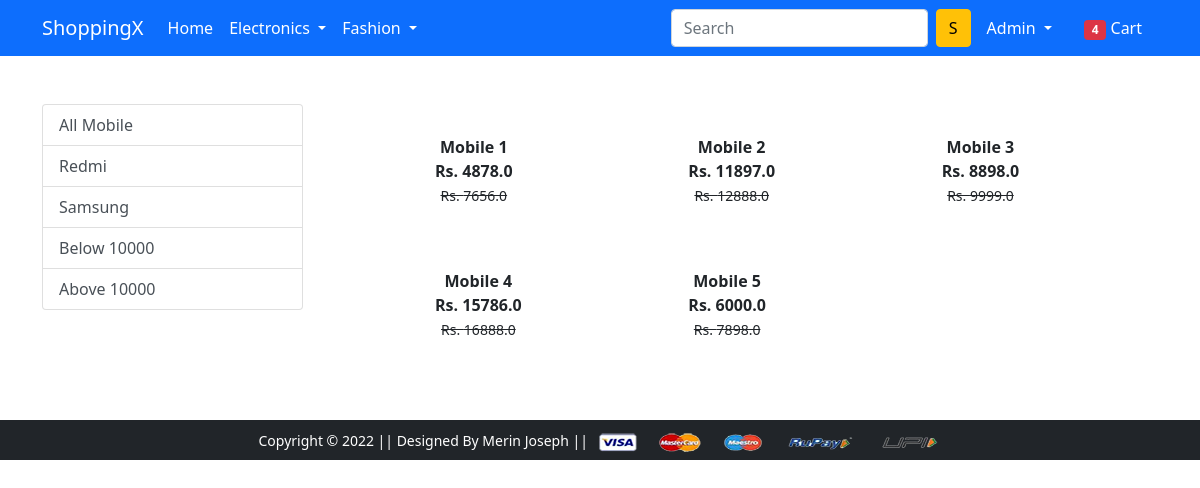
Screenshot of /mobile/ (signed in) with the database file from the repository.
### app/models.py (models this page shows, shortened)
class Product(models.Model):
    title = models.CharField(max_length=100)
    selling_price = models.FloatField()
    discounted_price = models.FloatField()
    description = models.TextField()
    brand = models.CharField(max_length=100)
    category = models.CharField(choices=CATEGORY_CHOICES, max_length=2)
    product_image = models.ImageField(upload_to='productimg')

### app/views.py (the view)
# urls.py: path('mobile/', mobile, name='mobile'),
def mobile(request, data=None):
    if data == None:
        mobiles = Product.objects.filter(category='M')
    elif data == 'Redmi' or data == 'Samsung':
        mobiles = Product.objects.filter(category='M').filter(brand=data)
    elif data == 'below':
        mobiles = Product.objects.filter(category='M').filter(discounted_price__lt=10000)
    elif data == 'above':
        mobiles = Product.objects.filter(category='M').filter(discounted_price__gt=10000)
    return render(request, 'app/mobile.html', context={'mobiles': mobiles})

### app/templates/app/mobile.html (shortened to what this page needs)
{% extends 'app/base.html' %}
{% load static %}
{% block main-content %}
<div class="container my-5">
    <div class="row">
        <div class="col-sm-3">
            <div class="list-group">
                <a href="{% url 'mobile' %}" class="list-group-item list-group-item-action" arial-current="true">All Mobile</a>
                <a href="{% url 'mobiledata' 'Redmi' %}" class="list-group-item list-group-item-action" arial-current="true">Redmi</a>
                <a href="{% url 'mobiledata' 'Samsung' %}" class="list-group-item list-group-item-action">Samsung</a>
                <a href="{% url 'mobiledata' 'below' %}" class="list-group-item list-group-item-action">Below 10000</a>
                <a href="{% url 'mobiledata' 'above' %}" class="list-group-item list-group-item-action">Above 10000</a>
            </div>
        </div>
        <div class="col-sm-8 offset-sm-1">
            <div class="row">
                {% for product in mobiles %}
                <div class="col-sm-4 text-centre mb-4">
                    <a href="{% url 'product-detail' product.id %}" class="btn">
                        <div class="item">
                            <div class="fw-bold">{{product.title}}</div>
                            <div class="fw-bold">Rs. {{product.discounted_price}}</div>
                            <div class="fw-bold"><small class="fw-light text-decoration-line-through">Rs.
                                {{product.selling_price}}</small></div>
                        </div>
                    </a>
                </div>
                {% endfor %}
            </div>
        </div>
    </div>
</div>
{% endblock main-content %}

### app/templates/app/base.html (shortened to what this page needs)
<!doctype html>
{% load static %}
<html lang="en">
<head>
    <link href="https://cdn.jsdelivr.net/npm/bootstrap@5.0.0-beta1/dist/css/bootstrap.min.css" rel="stylesheet"
>
    <link rel="stylesheet" href="{% static 'app/css/owl.carousel.min.css' %}">
    <link rel="stylesheet" href="{% static 'app/css/all.min.css' %}">
    <link rel="stylesheet" href="{% static 'app/css/style.css' %}">
</head>
<body>
<nav class="navbar navbar-expand-lg navbar-dark bg-primary">
    <div class="container">
        <a class="navbar-brand" href="/">ShoppingX</a>
        <div class="collapse navbar-collapse" id="navbarSupportedContent">
            <ul class="navbar-nav me-auto mb-2 mb-lg-0">
                <li class="nav-item">
                    <a class="nav-link active" aria-current="page" href="/">Home</a>
                </li>
                <li class="nav-item dropdown">
                    <a class="nav-link dropdown-toggle text-white" href="#" id="electronicsDropdown" role="button"
                       data-bs-toggle="dropdown" aria-expanded="false">
                        Electronics
                    </a>
                </li>
                <li class="nav-item dropdown">
                    <a class="nav-link dropdown-toggle text-white" href="#" id="fashionDropdown" role="button"
                       data-bs-toggle="dropdown" aria-expanded="false">
                        Fashion
                    </a>
                </li>
            </ul>
            <form class="d-flex">
                <input class="form-control me-2" type="search" placeholder="Search" aria-label="Search">
                <button class="btn btn-warning" type="submit">S</button>
            </form>
            <div>
                <ul class="navbar-nav me-auto mb-2 mb-lg-0">
                    {% if request.user.is_authenticated %}
                    <li class="nav-item dropdown mx-2">
                        <a class="nav-link dropdown-toggle text-white" href="#" id="profileDropdown" role="button"
                           data-bs-toggle="dropdown" aria-expanded="false">
                            {{request.user.username|capfirst}}
                        </a>
                    </li>
                    <li class="nav-item mx-2">
                        <a href="{% url 'showcart' %}" class="nav-link text-white"><span
                                class="badge bg-danger">4</span> Cart </a>
                    </li>
                    {% endif %}
                </ul>
            </div>
        </div>
    </div>
</nav>
{% block main-content %} {% endblock main-content %}
<footer class="container-fluid bg-dark text-center p-2 mt-5">
    <small class="text-white">Copyright &copy; 2022 || Designed By Merin Joseph || </small>
    <img src="{% static 'app/images/payment.png' %}" alt="" srcset="" class="img-fluid" height="2px">
</footer>
</body>
</html>

### rows the page displays
Product: title "Mobile 1", discounted_price "4878.0", selling_price "7656.0"
Product: title "Mobile 2", discounted_price "11897.0", selling_price "12888.0"
Product: title "Mobile 3", discounted_price "8898.0", selling_price "9999.0"
Product: title "Mobile 4", discounted_price "15786.0", selling_price "16888.0"
Product: title "Mobile 5", discounted_price "6000.0", selling_price "7898.0"

### other values shown
{{ request.user.username|capfirst }} "Admin"
